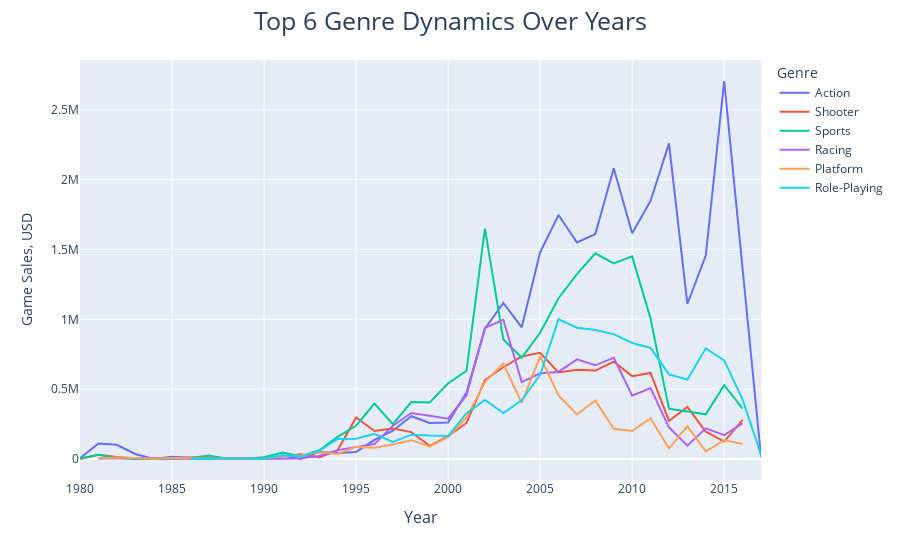

This figure's notebook cell:
### Code cell
# Top Genre Dynamics Over Years

# Data preparation
top_genre_dynamics=vg.groupby(by=['Year','Genre']).sum().sort_values('Year').iloc[:, :1].reset_index()

# Create line
line_genre_dynamics=px.line(
    # dataframe with top publishers 
    top_genre_dynamics[top_genre_dynamics['Genre'].isin(pop_top_100_genre)], 
    x='Year', 
    y='Rank',
    color='Genre'
    )

line_genre_dynamics.update_layout(
    # Add title
    title=f'Top {len(pop_top_100_genre)} Genre Dynamics Over Years',
    title_font_size=25,
    # Move title to centre
    title_x=0.5,
    # Label per rank
    hovermode='x')

# Label x and y axises
line_genre_dynamics.update_xaxes(title_font_size=16)
line_genre_dynamics.update_yaxes(title_font_size=16, title='Game Sales, USD')

iplot(line_genre_dynamics)

### Figure 1 — Plotly figure (JSON) as saved in the notebook; plotly's stock layout.template omitted (floating-point values rounded to 4 significant figures)
{"data": [{"hovertemplate": "Genre=Action<br>Year=%{x}<br>Rank=%{y}<extra></extra>", "legendgroup": "Action", "line": {"color": "#636efa", "dash": "solid"}, "marker": {"symbol": "circle"}, "mode": "lines", "name": "Action", "orientation": "v", "showlegend": true, "type": "scatter", "x": [1980, 1981, 1982, 1983, 1984, 1985, 1986, 1987, 1988, 1989, 1990, 1991, 1992, 1993, 1994, 1995, 1996, 1997, 1998, 1999, 2000, 2001, 2002, 2003, 2004, 2005, 2006, 2007, 2008, 2009, 2010, 2011, 2012, 2013, 2014, 2015, 2016, 2017], "xaxis": "x", "y": [5368, 111447, 102009, 36311, 940, 16245, 8897, 7316, 8189, 4426, 2505, 25052, 319, 50955, 42811, 50751, 136730, 202456, 306435, 258790, 261494, 475980, 933236, 1117416, 943120, 1479818, 1747340, 1550052, 1610396, 2081261, 1617111, 1847572, 2259835, 1109878, 1456173, 2706253, 1364464, 16441], "yaxis": "y"}, {"hovertemplate": "Genre=Shooter<br>Year=%{x}<br>Rank=%{y}<extra></extra>", "legendgroup": "Shooter", "line": {"color": "#EF553B", "dash": "solid"}, "marker": {"symbol": "circle"}, "mode": "lines", "name": "Shooter", "orientation": "v", "showlegend": true, "type": "scatter", "x": [1980, 1981, 1982, 1983, 1984, 1985, 1986, 1987, 1988, 1989, 1991, 1992, 1993, 1994, 1995, 1996, 1997, 1998, 1999, 2000, 2001, 2002, 2003, 2004, 2005, 2006, 2007, 2008, 2009, 2010, 2011, 2012, 2013, 2014, 2015, 2016], "xaxis": "x", "y": [804, 31031, 14330, 4098, 2808, 2061, 10350, 10980, 3942, 1680, 18166, 33609, 11602, 63892, 297570, 200520, 217943, 193020, 95027, 163589, 258247, 565567, 657177, 733822, 760950, 619731, 639388, 633454, 697080, 593590, 616520, 272646, 372545, 196375, 125348, 279947], "yaxis": "y"}, {"hovertemplate": "Genre=Sports<br>Year=%{x}<br>Rank=%{y}<extra></extra>", "legendgroup": "Sports", "line": {"color": "#00cc96", "dash": "solid"}, "marker": {"symbol": "circle"}, "mode": "lines", "name": "Sports", "orientation": "v", "showlegend": true, "type": "scatter", "x": [1980, 1981, 1982, 1983, 1984, 1985, 1986, 1987, 1988, 1989, 1990, 1991, 1992, 1993, 1994, 1995, 1996, 1997, 1998, 1999, 2000, 2001, 2002, 2003, 2004, 2005, 2006, 2007, 2008, 2009, 2010, 2011, 2012, 2013, 2014, 2015, 2016], "xaxis": "x", "y": [4027, 31315, 7660, 422, 1055, 870, 7150, 25593, 2349, 2775, 12639, 47236, 19890, 62954, 159258, 238428, 396533, 249156, 407676, 405210, 542242, 632117, 1648993, 855163, 725471, 903964, 1151497, 1324290, 1472500, 1400859, 1450750, 1004113, 360957, 340387, 320026, 529044, 360626], "yaxis": "y"}, {"hovertemplate": "Genre=Racing<br>Year=%{x}<br>Rank=%{y}<extra></extra>", "legendgroup": "Racing", "line": {"color": "#ab63fa", "dash": "solid"}, "marker": {"symbol": "circle"}, "mode": "lines", "name": "Racing", "orientation": "v", "showlegend": true, "type": "scatter", "x": [1981, 1982, 1984, 1986, 1988, 1990, 1991, 1992, 1993, 1994, 1995, 1996, 1997, 1998, 1999, 2000, 2001, 2002, 2003, 2004, 2005, 2006, 2007, 2008, 2009, 2010, 2011, 2012, 2013, 2014, 2015, 2016], "xaxis": "x", "y": [4141, 6603, 7811, 869, 766, 902, 1796, 6305, 21401, 63952, 86103, 106974, 239009, 329595, 310248, 289250, 457213, 939780, 996576, 550582, 613562, 623696, 713289, 671049, 725554, 453900, 508857, 227171, 95362, 219730, 170947, 256335], "yaxis": "y"}, {"hovertemplate": "Genre=Platform<br>Year=%{x}<br>Rank=%{y}<extra></extra>", "legendgroup": "Platform", "line": {"color": "#FFA15A", "dash": "solid"}, "marker": {"symbol": "circle"}, "mode": "lines", "name": "Platform", "orientation": "v", "showlegend": true, "type": "scatter", "x": [1981, 1982, 1983, 1984, 1985, 1986, 1987, 1988, 1989, 1990, 1991, 1992, 1993, 1994, 1995, 1996, 1997, 1998, 1999, 2000, 2001, 2002, 2003, 2004, 2005, 2006, 2007, 2008, 2009, 2010, 2011, 2012, 2013, 2014, 2015, 2016], "xaxis": "x", "y": [3693, 11520, 7727, 2957, 7434, 8108, 4785, 2661, 3554, 3444, 19737, 25321, 48182, 35748, 87110, 81078, 104733, 135045, 88824, 159003, 295847, 551438, 683540, 401365, 734300, 454982, 319463, 419943, 217314, 200963, 291639, 74616, 236077, 54643, 134542, 108603], "yaxis": "y"}, {"hovertemplate": "Genre=Role-Playing<br>Year=%{x}<br>Rank=%{y}<extra></extra>", "legendgroup": "Role-Playing", "line": {"color": "#19d3f3", "dash": "solid"}, "marker": {"symbol": "circle"}, "mode": "lines", "name": "Role-Playing", "orientation": "v", "showlegend": true, "type": "scatter", "x": [1986, 1987, 1988, 1989, 1990, 1991, 1992, 1993, 1994, 1995, 1996, 1997, 1998, 1999, 2000, 2001, 2002, 2003, 2004, 2005, 2006, 2007, 2008, 2009, 2010, 2011, 2012, 2013, 2014, 2015, 2016, 2017], "xaxis": "x", "y": [612, 4661, 4608, 3721, 1834, 27824, 18853, 58819, 143425, 144686, 181244, 123332, 174480, 167779, 165095, 327994, 422903, 329305, 420047, 603466, 1000938, 940303, 923361, 894419, 830751, 795359, 605829, 568953, 792502, 706714, 425798, 30637], "yaxis": "y"}], "layout": {"hovermode": "x", "legend": {"title": {"text": "Genre"}, "tracegroupgap": 0}, "margin": {"t": 60}, "title": {"font": {"size": 25}, "text": "Top 6 Genre Dynamics Over Years", "x": 0.5}, "xaxis": {"anchor": "y", "domain": [0, 1], "title": {"font": {"size": 16}, "text": "Year"}}, "yaxis": {"anchor": "x", "domain": [0, 1], "title": {"text": "Game Sales, USD"}}}}
